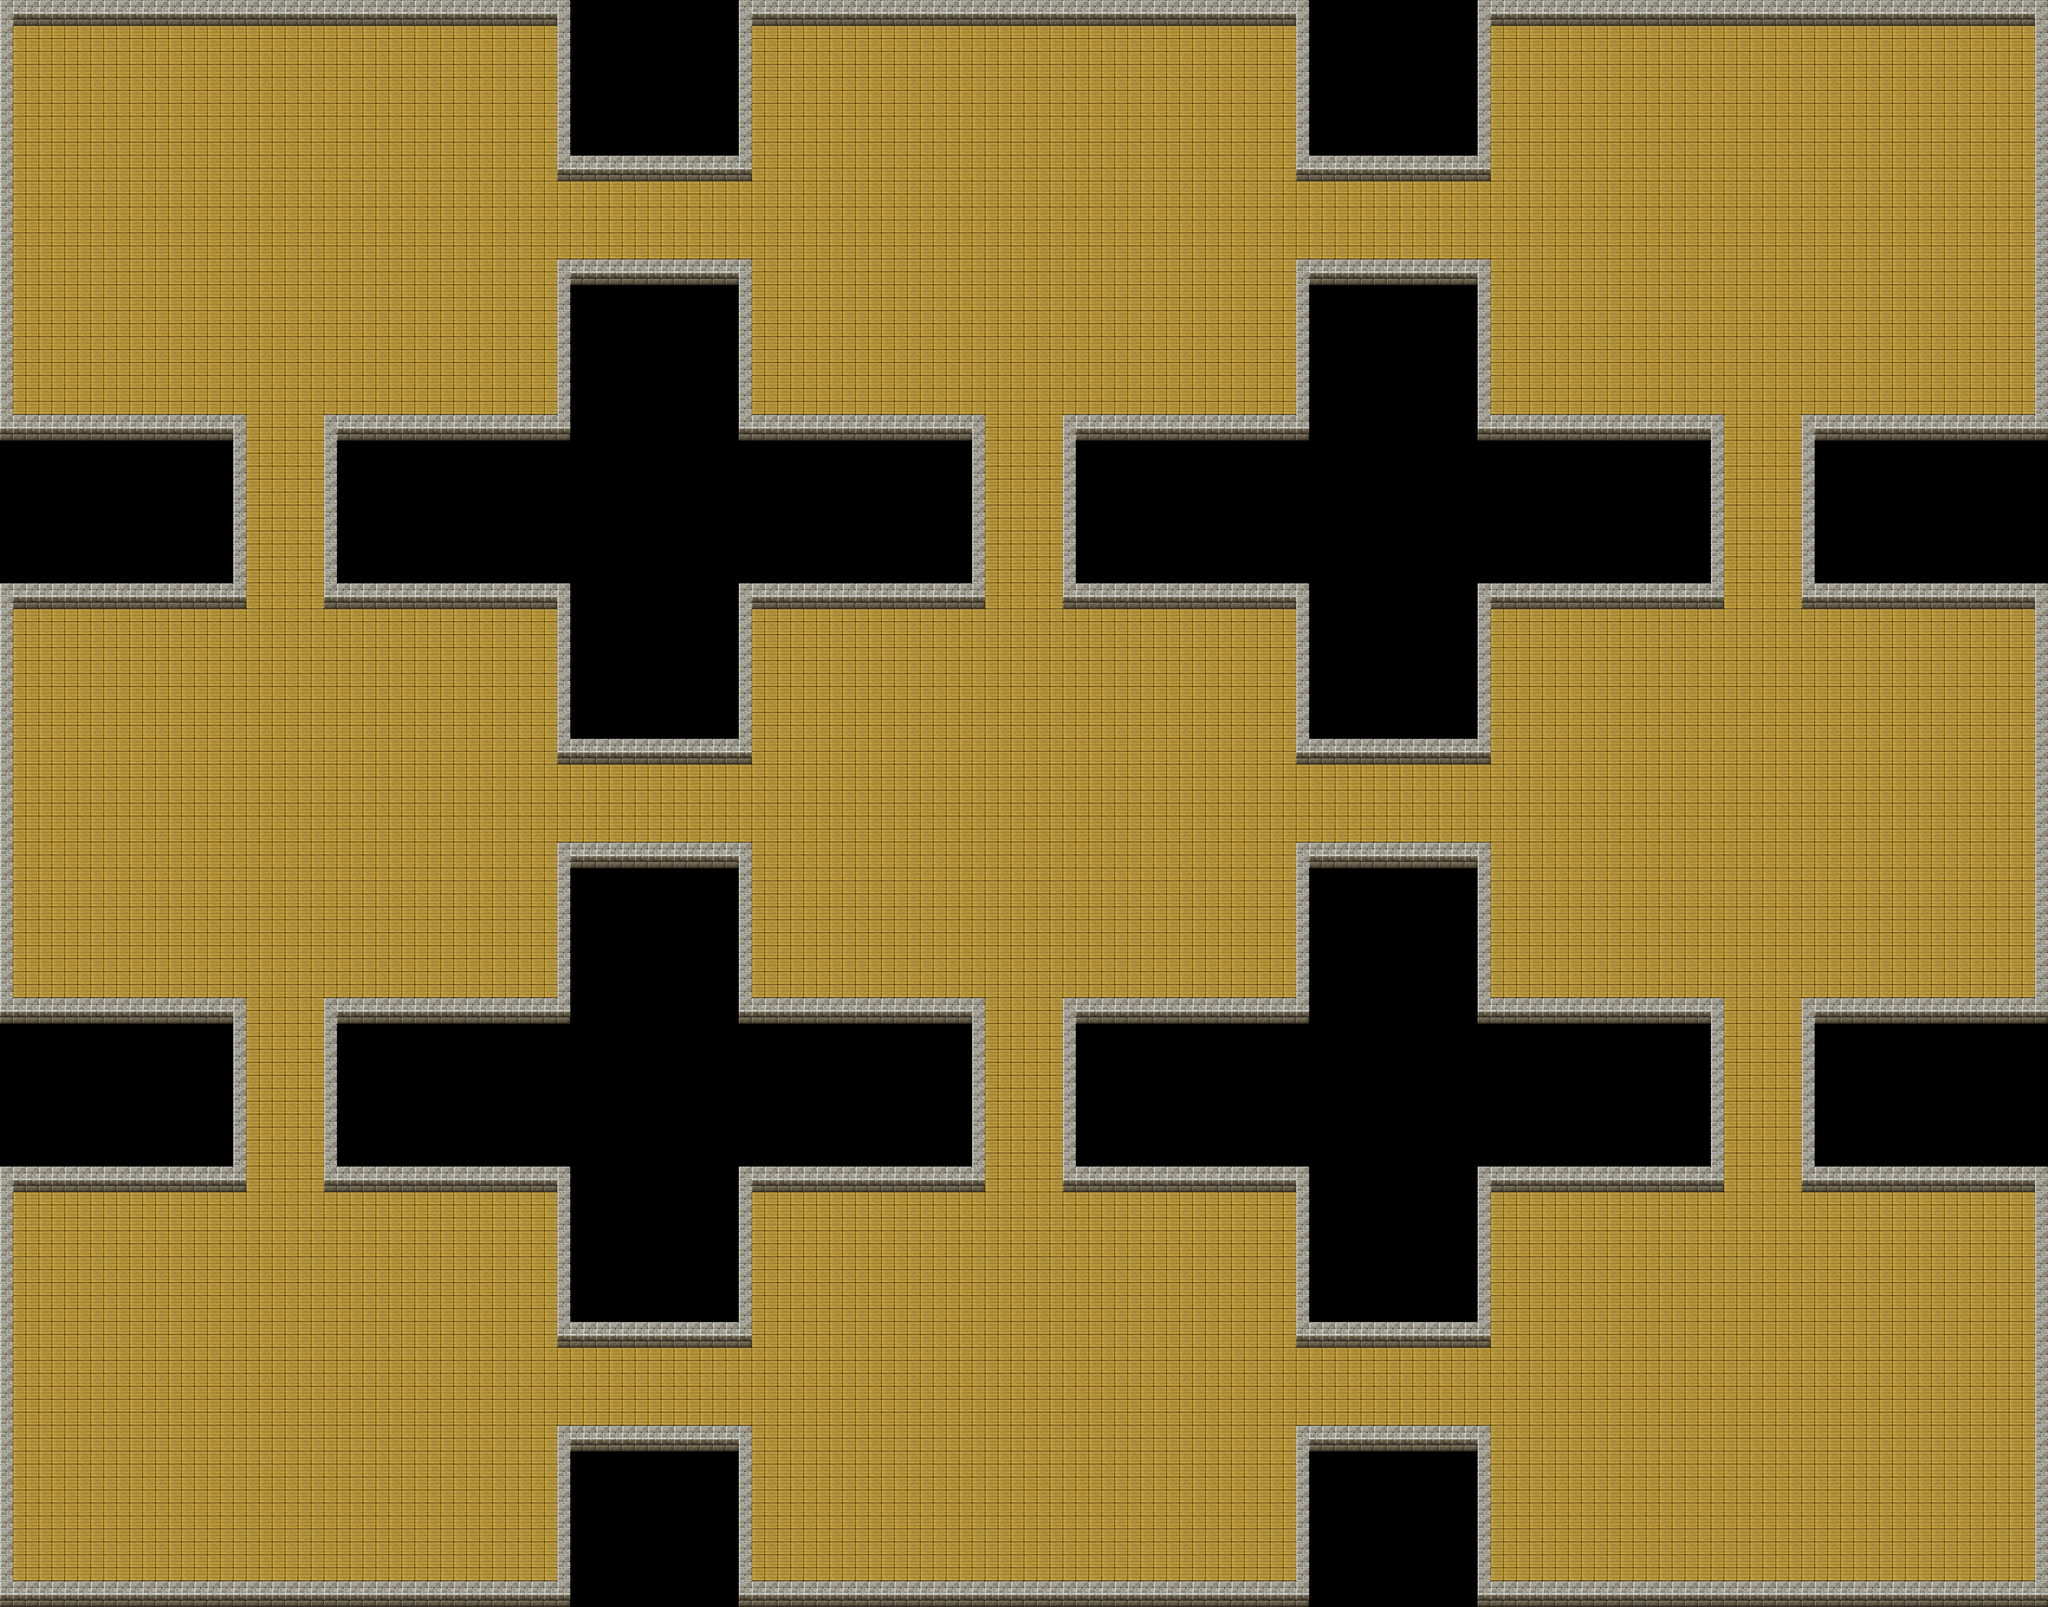

This game map was drawn from its Tiled (.tmx) file and the tilesets committed beside it. A one-line description and the trimmed map source follow:
An orthogonal 158x124 tile map with 32x32 px tiles, 2 tile layers (图块层 1, 图块层 2).

<map version="1.2" tiledversion="1.3.5" orientation="orthogonal" renderorder="right-down" width="158" height="124" tilewidth="32" tileheight="32" infinite="0" nextlayerid="3" nextobjectid="1">
 <tileset firstgid="1" source="TileA4.tsx" />
 <layer id="1" name="图块层 1" width="158" height="124">
  <data>[19592 cells, 12420 non-empty, 1 distinct tile ids]</data>
 </layer>
 <layer id="2" name="图块层 2" width="158" height="124">
  <data>[19592 cells, 2352 non-empty, 2 distinct tile ids]</data>
 </layer>
</map>
